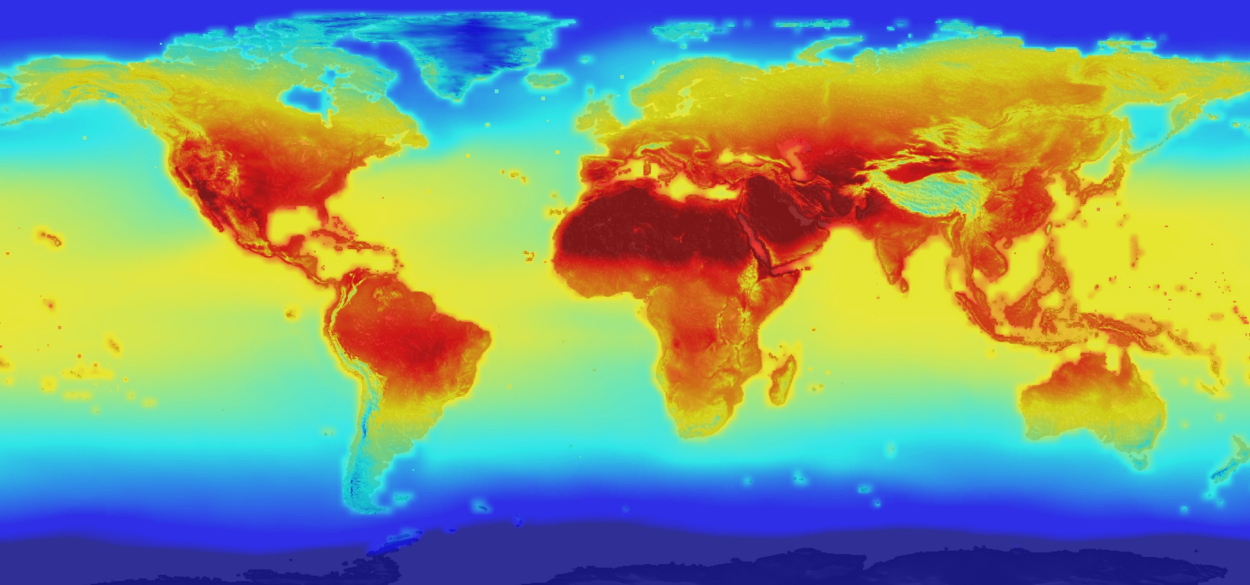
#> input picture temperatures/template.jpg, 2500 x 1169 px (shown at 1/2 size)
$ python makeData.py   (older library calls are emulated)
#> lines starting #> are read from the running program, lines starting #| are printed output that depends on the picture
import datetime
from skimage import io, img_as_float
from skimage.transform import rescale
import numpy as np
import matplotlib.pyplot as plt
import sys
import h5py

start_date = datetime.date(2017, 1, 1)
days = 20
min_temp = -80.
max_temp = 50.
scale = 1

try:
    write_hdf5 = sys.argv[1]
except IndexError:
    write_hdf5 = False

img = img_as_float(io.imread('template.jpg', as_grey=True))
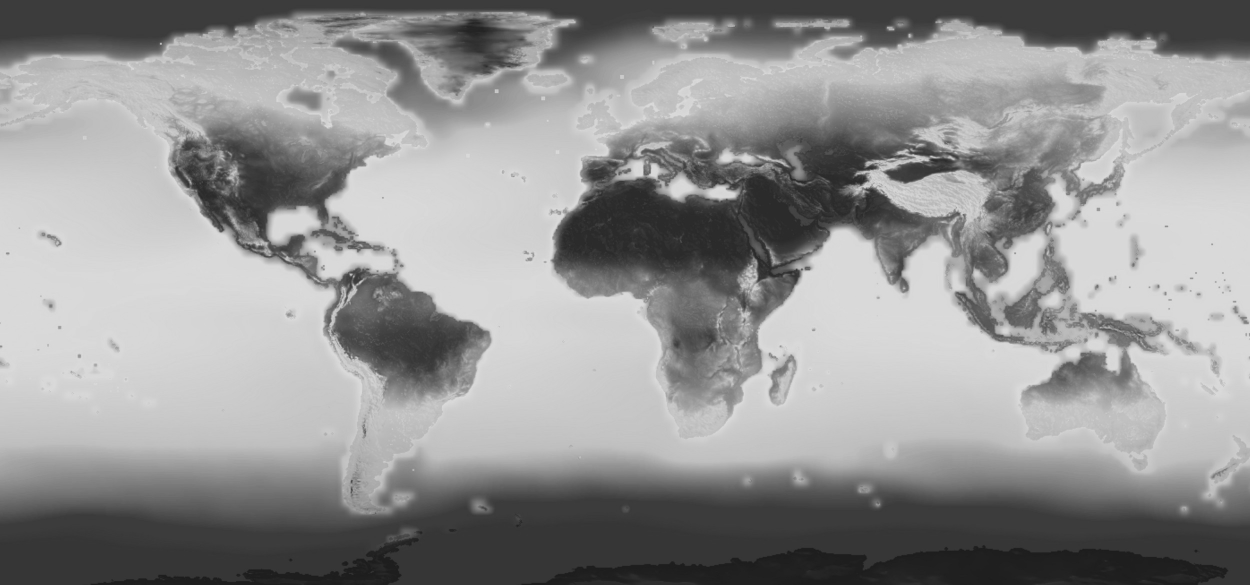
#> img: shape (1169, 2500) float64 (shown at 1/2 size); min 0.1, max 0.872, mean 0.58
img = min_temp + img*(max_temp - min_temp)
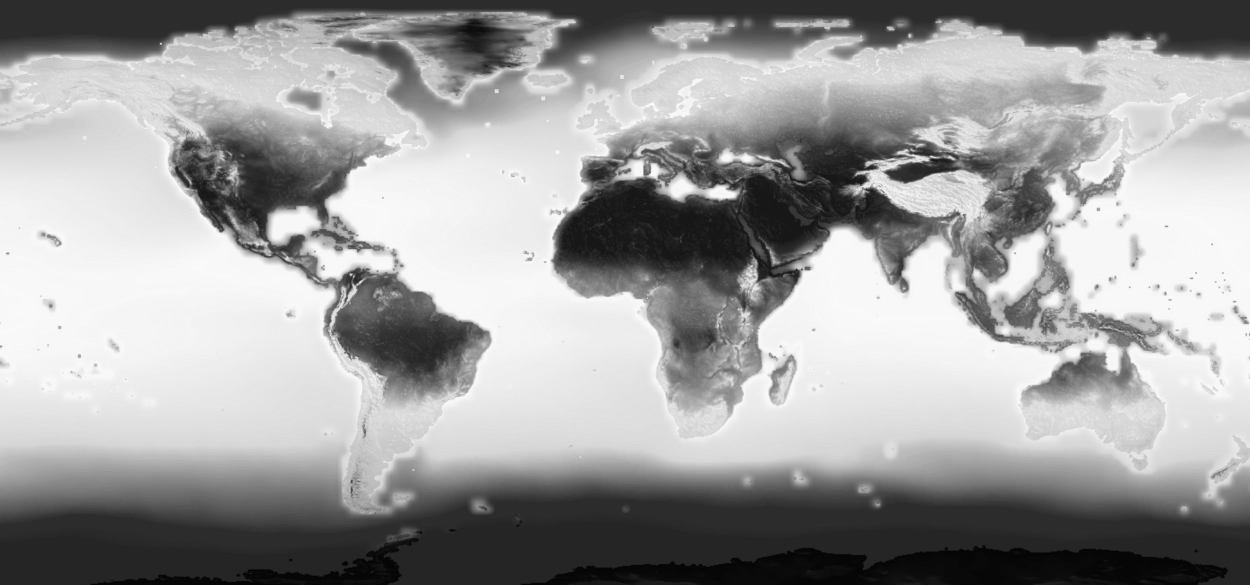
#> img: shape (1169, 2500) float64 (shown at 1/2 size); min -66.97, max 33.34, mean -4.6; drawn with min black and max white
img = rescale(img, scale)
img = img[:15, :15]
ny, nx = img.shape
#> ny = 15; nx = 15


for day in range(days):
    date = str(start_date + datetime.timedelta(days=day))
    noise = np.random.rand(ny, nx)*(max_temp - min_temp)/10

    if write_hdf5:
        filename = date+'.hdf5'
        f = h5py.File(filename)
        f.create_dataset('temperature', data=img+noise)
    else:
        filename = date+'.csv'
        np.savetxt(filename, img+noise, delimiter=',')
    print("Wrote {}".format(filename))
